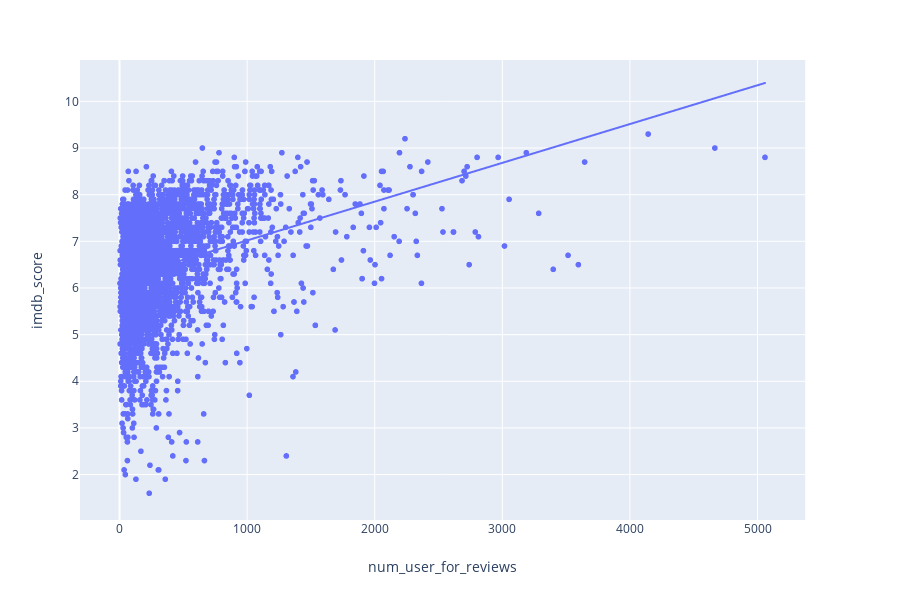

Here is the notebook cell this chart was saved with:
### Markdown cell above
Unsurprisingly, the number of user for review, the number of voted users ,and the number of critic review are positively associated with IMDB.

### Code cell
px.scatter(df_list, x="num_user_for_reviews", y="imdb_score", trendline='ols')

### Figure 1 — Plotly figure (JSON) as saved in the notebook; plotly's stock layout.template omitted (floating-point values rounded to 4 significant figures; data arrays with more than 128 entries replaced by an {"elided": "..."} marker saying what was removed)
{"data": [{"hoverlabel": {"namelength": 0}, "hovertemplate": "num_user_for_reviews=%{x}<br>imdb_score=%{y}", "legendgroup": "", "marker": {"color": "#636efa", "symbol": "circle"}, "mode": "markers", "name": "", "showlegend": false, "type": "scattergl", "x": {"elided": "3690 int values"}, "xaxis": "x", "y": {"elided": "3690 float values"}, "yaxis": "y"}, {"hoverlabel": {"namelength": 0}, "hovertemplate": "<b>OLS trendline</b><br>imdb_score = 0.000831 * num_user_for_reviews + 6.187617<br>R<sup>2</sup>=0.105661<br><br>num_user_for_reviews=%{x}<br>imdb_score=%{y} <b>(trend)</b>", "legendgroup": "", "marker": {"color": "#636efa", "symbol": "circle"}, "mode": "lines", "name": "", "showlegend": false, "type": "scattergl", "x": {"elided": "3690 int values"}, "xaxis": "x", "y": {"elided": "3690 float values"}, "yaxis": "y"}], "layout": {"height": 600, "legend": {"tracegroupgap": 0}, "margin": {"t": 60}, "xaxis": {"anchor": "y", "domain": [0, 0.98], "title": {"text": "num_user_for_reviews"}}, "yaxis": {"anchor": "x", "domain": [0, 1], "title": {"text": "imdb_score"}}}}
